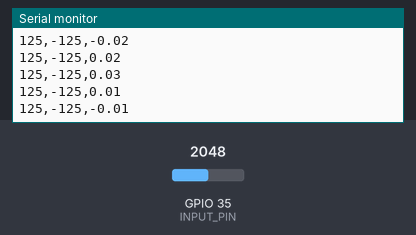
Bench run of a sketch on a simulated ESP32. Parts: the last lines printed to the serial monitor. The test bench sets the inputs (shaded band); at power-on: GPIO 35 (INPUT_PIN) = 2048. Storage starts empty.

Above: at 1.7 s.
1.8 s: GPIO 35 (INPUT_PIN) set to 2132
At 2.6 s:
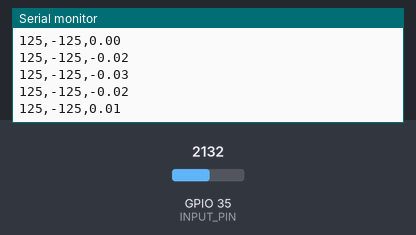
3.3 s: GPIO 35 (INPUT_PIN) set to 2248
At 4.0 s:
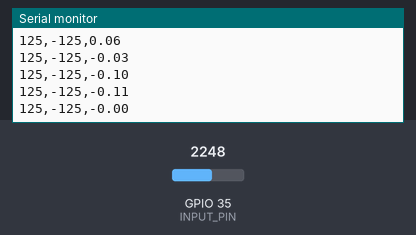
Timing chart, 0 to 6.3 s (numbered marks = the images above; inputs shaded):
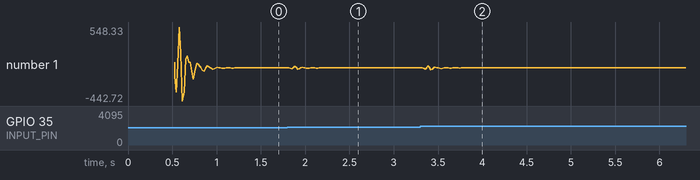

The sketch:

esp_5V_EMG_data_acqui.ino
```cpp
#include <SPI.h>
#include <SD.h>

#define SAMPLE_RATE 500
#define BAUD_RATE 9600
#define INPUT_PIN 35

File myFile;
const int CS = 5;

void setup() {
  // Serial connection begin
  Serial.begin(BAUD_RATE);
  delay(500);

  // SD card initialization
  while (!Serial) { ; }  // Wait for serial port to connect (needed for native USB port only)
  Serial.println("Initializing SD card...");
  if (!SD.begin(CS)) {
    Serial.println("SD card initialization failed!");
    return;
  }
  Serial.println("SD card initialization done.");

  // Create or open the file
  myFile = SD.open("/EMGData.txt", FILE_WRITE);
  if (!myFile) {
    Serial.println("Error opening EMGData.txt");
  } else {
    myFile.println("Timestamp (us), Filtered EMG Signal");  // Adding a header to the file
    myFile.flush(); // Ensure header is written
  }
}

void loop() {
  // Calculate elapsed time
  static unsigned long past = 0;
  unsigned long present = micros();
  unsigned long interval = present - past;
  past = present;

  // Run timer
  static long timer = 0;
  timer -= interval;

  // Sample and log data
  if (timer < 0) {
    timer += 1000000 / SAMPLE_RATE;
    float sensor_value = analogRead(INPUT_PIN);
    float signal = EMGFilter(sensor_value);

    // Write data to the file
    if (myFile) {
      myFile.print(micros());
      myFile.print(",");
      myFile.println(signal);
      myFile.flush(); // Flush to ensure the data is written
    } else {
      Serial.println("File not open!");
    }

    // Print the filtered signal for visualization (optional)
    Serial.print(125);
    Serial.print(",");
    Serial.print(-125);
    Serial.print(",");
    Serial.println(signal);
  }
}

// Band-Pass Butterworth IIR digital filter, generated using filter_gen.py.
// Sampling rate: 500.0 Hz, frequency: [74.5, 149.5] Hz.
// Filter is order 4, implemented as second-order sections (biquads).
float EMGFilter(float input) {
  float output = input;
  {
    static float z1, z2; // Filter section state
    float x = output - 0.05159732 * z1 - 0.36347401 * z2;
    output = 0.01856301 * x + 0.03712602 * z1 + 0.01856301 * z2;
    z2 = z1;
    z1 = x;
  }
  {
    static float z1, z2; // Filter section state
    float x = output - -0.53945795 * z1 - 0.39764934 * z2;
    output = 1.00000000 * x + -2.00000000 * z1 + 1.00000000 * z2;
    z2 = z1;
    z1 = x;
  }
  {
    static float z1, z2; // Filter section state
    float x = output - 0.47319594 * z1 - 0.70744137 * z2;
    output = 1.00000000 * x + 2.00000000 * z1 + 1.00000000 * z2;
    z2 = z1;
    z1 = x;
  }
  {
    static float z1, z2; // Filter section state
    float x = output - -1.00211112 * z1 - 0.74520226 * z2;
    output = 1.00000000 * x + -2.00000000 * z1 + 1.00000000 * z2;
    z2 = z1;
    z1 = x;
  }
  return output;
}
```

Measured:
- after the input at 1.8 s, the serial monitor: prints a new line at once (image 1)
